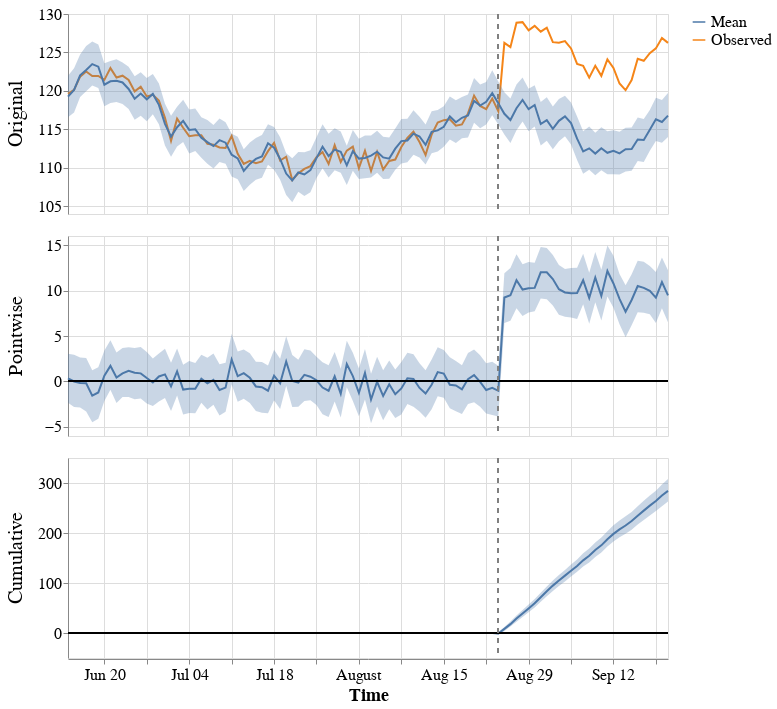

The code cell stored with this chart in its notebook:
### Markdown cell above
## Plotting the results

### Code cell
causalimpact.plot(impact)

### Figure 1 — Vega-Lite specification as saved in the notebook (floating-point values rounded to 4 significant figures; data arrays with more than 128 entries replaced by an {"elided": "..."} marker saying what was removed)
{"config": {"view": {"continuousWidth": 300, "continuousHeight": 300}, "axis": {"labelFontSize": 16, "titleFontSize": 18}, "background": "white", "header": {"labelFontSize": 20}}, "data": {"name": "data-4357cf782bc9beccc09bf96ba2539385"}, "facet": {"row": {"field": "scale_pretty", "sort": ["Original", "Pointwise", "Cumulative"], "title": "", "type": "nominal"}}, "spec": {"layer": [{"mark": {"type": "line"}, "encoding": {"color": {"field": "stat_pretty", "legend": {"labelFontSize": 16, "symbolSize": 160, "title": ""}, "type": "nominal"}, "x": {"field": "time", "title": "Time", "type": "temporal"}, "y": {"field": "value", "scale": {"zero": false}, "title": "", "type": "quantitative"}}}, {"mark": {"type": "area", "opacity": 0.3}, "encoding": {"x": {"field": "time", "title": "Time", "type": "temporal"}, "y": {"field": "upper", "type": "quantitative"}, "y2": {"field": "lower"}}}, {"mark": {"type": "rule"}, "encoding": {"y": {"field": "zero", "type": "quantitative"}}}, {"mark": {"type": "rule", "strokeDash": [5, 5]}, "encoding": {"color": {"value": "grey"}, "x": {"field": "post_period_start", "type": "temporal"}}}], "height": 200, "width": 600}, "resolve": {"scale": {"y": "independent"}}, "$schema": "https://vega.github.io/schema/vega-lite/v5.20.1.json", "datasets": {"data-4357cf782bc9beccc09bf96ba2539385": {"elided": "400 records"}}}
